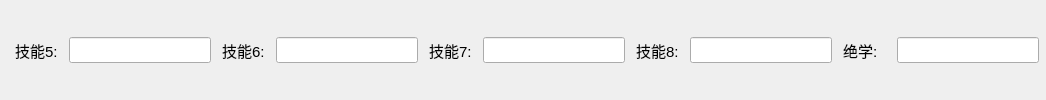
                        <widget class="QWidget" name="widget_24" native="true">
                         <property name="minimumSize">
                          <size>
                           <width>0</width>
                           <height>30</height>
                          </size>
                         </property>
                         <layout class="QHBoxLayout" name="horizontalLayout_15">
                          <property name="spacing">
                           <number>11</number>
                          </property>
                          <property name="leftMargin">
                           <number>15</number>
                          </property>
                          <property name="topMargin">
                           <number>0</number>
                          </property>
                          <property name="rightMargin">
                           <number>7</number>
                          </property>
                          <property name="bottomMargin">
                           <number>0</number>
                          </property>
                          <item>
                           <widget class="QLabel" name="label_23">
                            <property name="minimumSize">
                             <size>
                              <width>43</width>
                              <height>0</height>
                             </size>
                            </property>
                            <property name="maximumSize">
                             <size>
                              <width>43</width>
                              <height>16777215</height>
                             </size>
                            </property>
                            <property name="font">
                             <font>
                              <pointsize>11</pointsize>
                             </font>
                            </property>
                            <property name="text">
                             <string>技能5:</string>
                            </property>
                           </widget>
                          </item>
                          <item>
                           <widget class="QLineEdit" name="lineEdit_8">
                            <property name="font">
                             <font>
                              <pointsize>11</pointsize>
                             </font>
                            </property>
                           </widget>
                          </item>
                          <item>
                           <widget class="QLabel" name="label_25">
                            <property name="minimumSize">
                             <size>
                              <width>43</width>
                              <height>0</height>
                             </size>
                            </property>
                            <property name="maximumSize">
                             <size>
                              <width>43</width>
                              <height>16777215</height>
                             </size>
                            </property>
                            <property name="font">
                             <font>
                              <pointsize>11</pointsize>
                             </font>
                            </property>
                            <property name="text">
                             <string>技能6:</string>
                            </property>
                           </widget>
                          </item>
                          <item>
                           <widget class="QLineEdit" name="lineEdit_10">
                            <property name="font">
                             <font>
                              <pointsize>11</pointsize>
                             </font>
                            </property>
                           </widget>
                          </item>
                          <item>
                           <widget class="QLabel" name="label_26">
                            <property name="minimumSize">
                             <size>
                              <width>43</width>
                              <height>0</height>
                             </size>
                            </property>
                            <property name="maximumSize">
                             <size>
                              <width>43</width>
                              <height>16777215</height>
                             </size>
                            </property>
                            <property name="font">
                             <font>
                              <pointsize>11</pointsize>
                             </font>
                            </property>
                            <property name="text">
                             <string>技能7:</string>
                            </property>
                           </widget>
                          </item>
                          <item>
                           <widget class="QLineEdit" name="lineEdit_11">
                            <property name="font">
                             <font>
                              <pointsize>11</pointsize>
                             </font>
                            </property>
                           </widget>
                          </item>
                          <item>
                           <widget class="QLabel" name="label_27">
                            <property name="minimumSize">
                             <size>
                              <width>43</width>
                              <height>0</height>
                             </size>
                            </property>
                            <property name="maximumSize">
                             <size>
                              <width>43</width>
                              <height>16777215</height>
                             </size>
                            </property>
                            <property name="font">
                             <font>
                              <pointsize>11</pointsize>
                             </font>
                            </property>
                            <property name="text">
                             <string>技能8:</string>
                            </property>
                           </widget>
                          </item>
                          <item>
                           <widget class="QLineEdit" name="lineEdit_12">
                            <property name="font">
                             <font>
                              <pointsize>11</pointsize>
                             </font>
                            </property>
                           </widget>
                          </item>
                          <item>
                           <widget class="QLabel" name="label_28">
                            <property name="minimumSize">
                             <size>
                              <width>43</width>
                              <height>0</height>
                             </size>
                            </property>
                            <property name="maximumSize">
                             <size>
                              <width>43</width>
                              <height>16777215</height>
                             </size>
                            </property>
                            <property name="font">
                             <font>
                              <pointsize>11</pointsize>
                             </font>
                            </property>
                            <property name="text">
                             <string>绝学:</string>
                            </property>
                           </widget>
                          </item>
                          <item>
                           <widget class="QLineEdit" name="lineEdit_13">
                            <property name="font">
                             <font>
                              <pointsize>11</pointsize>
                             </font>
                            </property>
                           </widget>
                          </item>
                         </layout>
                        </widget>
